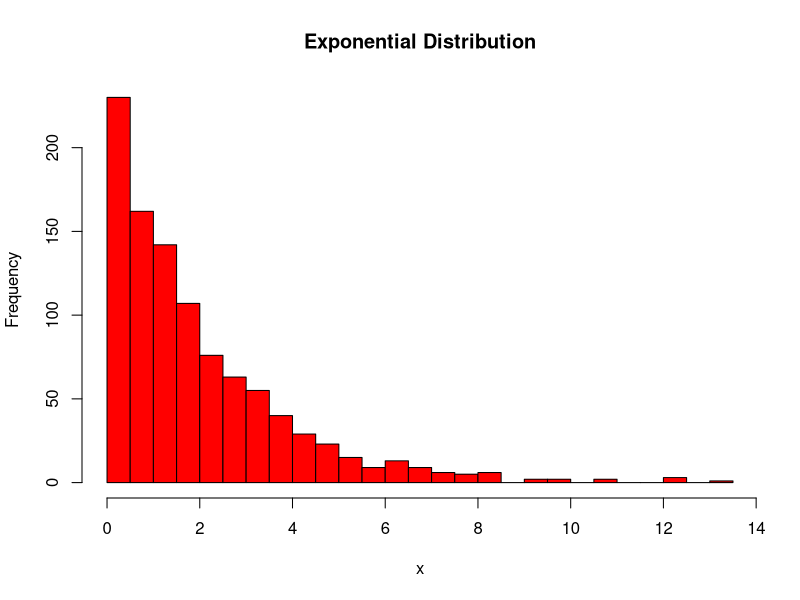

This chart was generated by the following R code:
# Generate 1000 random numbers from an exponential distribution with rate parameter of 0.5
x <- rexp(1000, rate = 0.5)

# Plot a histogram of the generated data
hist(x, breaks = 20, col = "red", main = "Exponential Distribution")
